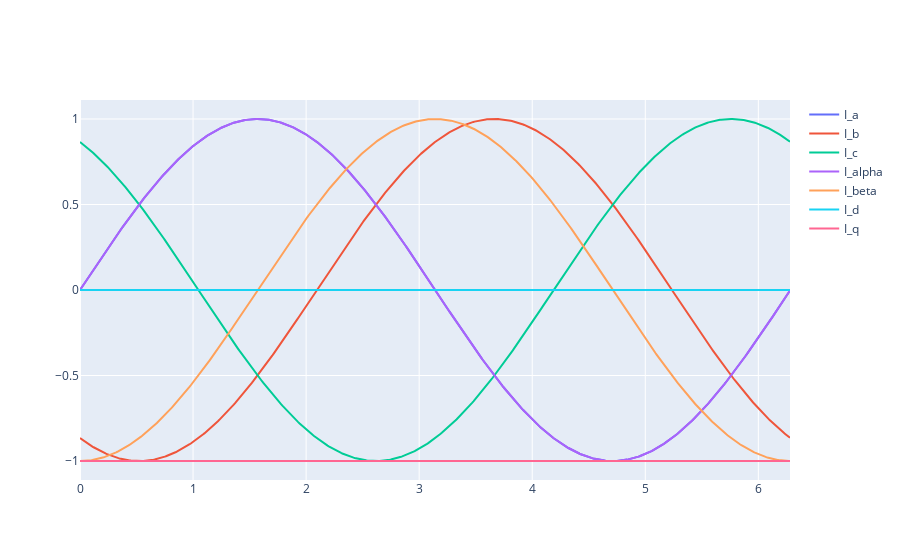

Here is the notebook cell this chart was saved with:
### Code cell
fig = go.Figure()

fig.add_trace(go.Scatter(
    x=t,
    y=iabc[0],
    name="I_a"
))

fig.add_trace(go.Scatter(
    x=t,
    y=iabc[1],
    name="I_b"
))

fig.add_trace(go.Scatter(
    x=t,
    y=iabc[2],
    name="I_c"
))
fig.add_trace(go.Scatter(
    x=t,
    y=iab[0],
    name="I_alpha"
))

fig.add_trace(go.Scatter(
    x=t,
    y=iab[1],
    name="I_beta"
))
fig.add_trace(go.Scatter(
    x=t,
    y=idq[0],
    name="I_d"
))

fig.add_trace(go.Scatter(
    x=t,
    y=idq[1],
    name="I_q"
))


fig.show()

### Figure 1 — Plotly figure (JSON) as saved in the notebook; plotly's stock layout.template omitted (floating-point values rounded to 4 significant figures; data arrays with more than 128 entries replaced by an {"elided": "..."} marker saying what was removed)
{"data": [{"name": "I_a", "type": "scatter", "x": {"elided": "629 float values"}, "y": {"elided": "629 float values"}}, {"name": "I_b", "type": "scatter", "x": {"elided": "629 float values"}, "y": {"elided": "629 float values"}}, {"name": "I_c", "type": "scatter", "x": {"elided": "629 float values"}, "y": {"elided": "629 float values"}}, {"name": "I_alpha", "type": "scatter", "x": {"elided": "629 float values"}, "y": {"elided": "629 float values"}}, {"name": "I_beta", "type": "scatter", "x": {"elided": "629 float values"}, "y": {"elided": "629 float values"}}, {"name": "I_d", "type": "scatter", "x": {"elided": "629 float values"}, "y": {"elided": "629 float values"}}, {"name": "I_q", "type": "scatter", "x": {"elided": "629 float values"}, "y": {"elided": "629 float values"}}], "layout": {"autosize": true, "xaxis": {"autorange": true, "range": [0, 6.28], "type": "linear"}, "yaxis": {"autorange": true, "range": [-1.111, 1.111], "type": "linear"}}}
